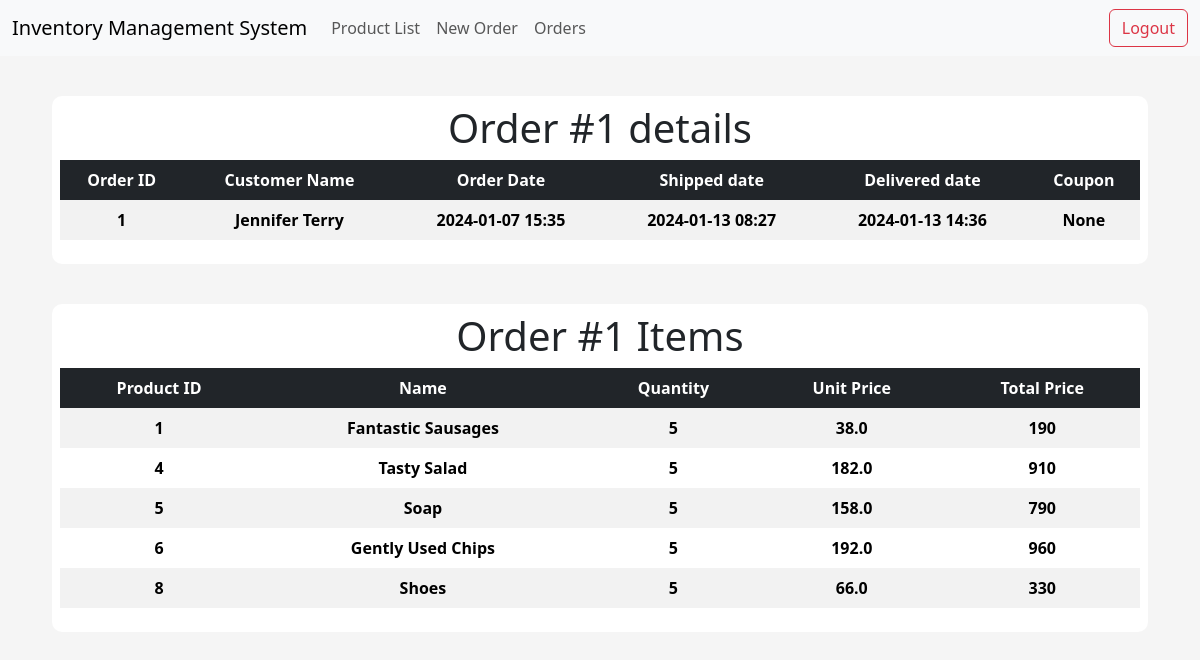
Page /order/1/details on the earlier database version.
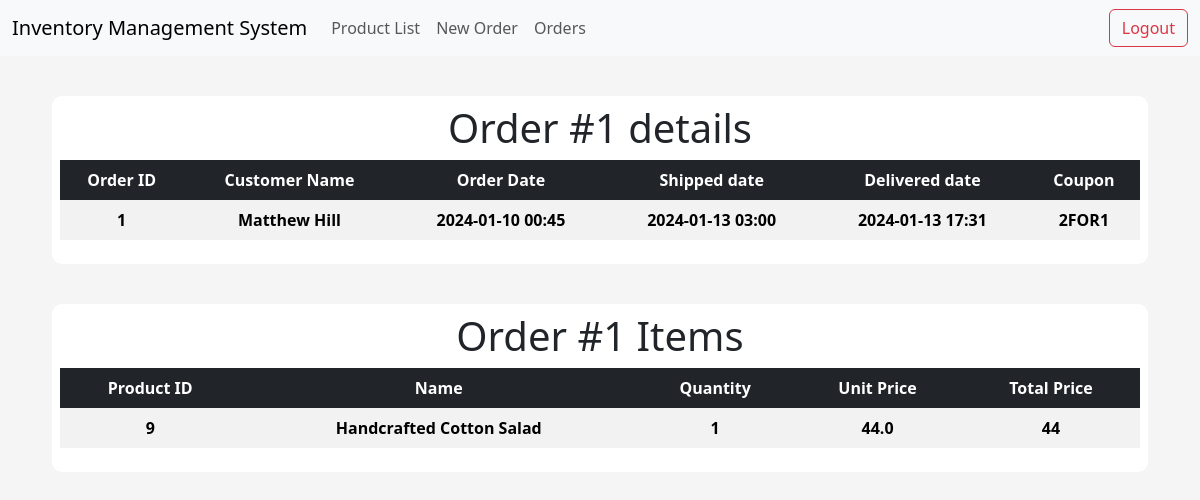
Same page on the later database version.
### app/models/tables.py (models this page shows, shortened)
class Customer(db.Model):
    __tablename__ = "customer"
    id = db.Column(db.Integer, primary_key=True)
    first_name = db.Column(db.String(50), nullable=False)
    last_name = db.Column(db.String(50), nullable=False)
    address = db.Column(db.String(500), nullable=False)
    postcode = db.Column(db.String(50), nullable=False)
    email = db.Column(db.String(50), nullable=False, unique=True)
    orders = db.relationship("Order", backref="customer")

class Order(db.Model):
    __tablename__ = "order"
    id = db.Column(db.Integer, primary_key=True)
    order_date = db.Column(db.DateTime, default=datetime.utcnow(), nullable=False)
    shipped_date = db.Column(db.DateTime)
    delivered_date = db.Column(db.DateTime)
    coupon_code = db.Column(db.String(50))
    customer_id = db.Column(db.Integer, db.ForeignKey("customer.id"), nullable=False)
    order_items = db.relationship("OrderItem", backref="order")

class Product(db.Model):
    __tablename__ = "product"
    id = db.Column(db.Integer, primary_key=True)
    name = db.Column(db.String(50), nullable=False, unique=True)
    price = db.Column(db.Float, nullable=False)
    quantity_available = db.Column(db.Integer)

class OrderItem(db.Model):
    __tablename__ = "order_item"
    order_id = db.Column(db.Integer, db.ForeignKey("order.id"), primary_key=True)
    item_id = db.Column(db.Integer, db.ForeignKey("product.id"), primary_key=True)
    quantity = db.Column(db.Integer, nullable=False)
    total_price = db.Column(db.Integer, nullable=False)

### app/controllers/default.py (the view)
@app.route("/order/<id>/details")
def order_details(id):
    order_items = OrderItem.query.filter_by(order_id=id).all()
    order = Order.query.get(id)
    customer = Customer.query.get(id)
    product_names = [Product.query.get(item.item_id).name for item in order_items]
    products_for_order = {
        item.item_id: Product.query.get(item.item_id) for item in order_items
    }
    return render_template(
        "order_details.html",
        id=id,
        order=order,
        order_items=order_items,
        customer=customer,
        product_names=product_names,
        products_for_order=products_for_order,
        zip=zip,
    )

### app/templates/order_details.html
{% extends "index.html" %}
{% block body %}
<div class="content-section">
    <div class="title">
        <h1>Order #{{order.id}} details</h1>
    </div>
    <table class="table table-striped table-borderless table-hover text-center">
        <thead class="table-dark table-sm">
            <tr>
                <th scope="col">Order ID</th>
                <th scope="col">Customer Name</th>
                <th scope="col">Order Date</th>
                <th scope="col">Shipped date</th>
                <th scope="col">Delivered date</th>
                <th scope="col">Coupon</th>
            </tr>
        </thead>
        <tbody>
                <tr>
                    <th scope="row">{{ id }}</th>
                    <th scope="row">{{ customer.first_name }} {{ customer.last_name }}</th>
                    <th scope="row">
                        {% if order.order_date %}
                            {{ order.order_date.strftime('%Y-%m-%d %H:%M') }}
                        {% endif %}
                    </th>
                    <th scope="row">
                        {% if order.shipped_date %}
                            {{ order.shipped_date.strftime('%Y-%m-%d %H:%M') }}
                        {% endif %}
                    </th>
                    <th scope="row">
                        {% if order.delivered_date %}
                            {{ order.delivered_date.strftime('%Y-%m-%d %H:%M') }}</th>
                        {% endif %}
                    <th scope="row">{{ order.coupon_code }}</th>
                </tr>
        </tbody>
    </table>
</div>
<div class="content-section">
    <div class="title">
        <h1>Order #{{order.id}} Items</h1>
    </div>
    <table class="table table-striped table-borderless table-hover text-center">
        <thead class="table-dark table-sm">
            <tr>
                <th scope="col">Product ID</th>
                <th scope="col">Name</th>
                <th scope="col">Quantity</th>
                <th scope="col">Unit Price</th>
                <th scope="col">Total Price</th>
            </tr>
        </thead>
        <tbody>
            {% for product, product_name in zip(order_items, product_names) %}
            {% set product_obj = products_for_order.get(product.item_id) %}
                <tr>
                    <th scope="row">{{ product.item_id }}</th>
                    <th scope="row">{{ product_name }}</th>
                    <th scope="row">{{ product.quantity }}</th>
                    <th scope="row">{{ product_obj.price }}</th>
                    <th scope="row">{{ product.total_price }}</th>
                </tr>
            {% endfor %}
        </tbody>
    </table>
</div>
{% endblock body %}

Differences in the rows shown:
no longer on this page (row edited): Product: item_id "1", name "Fantastic Sausages", quantity "5", price "38.0", total_price "190"
no longer on this page (row edited): Product: item_id "4", name "Tasty Salad", quantity "5", price "182.0", total_price "910"
no longer on this page (row edited): Product: item_id "5", name "Soap", quantity "5", price "158.0", total_price "790"
no longer on this page (row edited): Product: item_id "6", name "Gently Used Chips", quantity "5", price "192.0", total_price "960"
no longer on this page (row edited): Product: item_id "8", name "Shoes", quantity "5", price "66.0", total_price "330"
changed Order id 1: order_date "2024-01-07 15:35" → "2024-01-10 00:45"; shipped_date "2024-01-13 08:27" → "2024-01-13 03:00"; delivered_date "2024-01-13 14:36" → "2024-01-13 17:31"; coupon_code "None" → "2FOR1"
changed Customer: first_name "Jennifer" → "Matthew"; last_name "Terry" → "Hill"
now on this page (row edited): Product: item_id "9", name "Handcrafted Cotton Salad", quantity "1", price "44.0", total_price "44"
